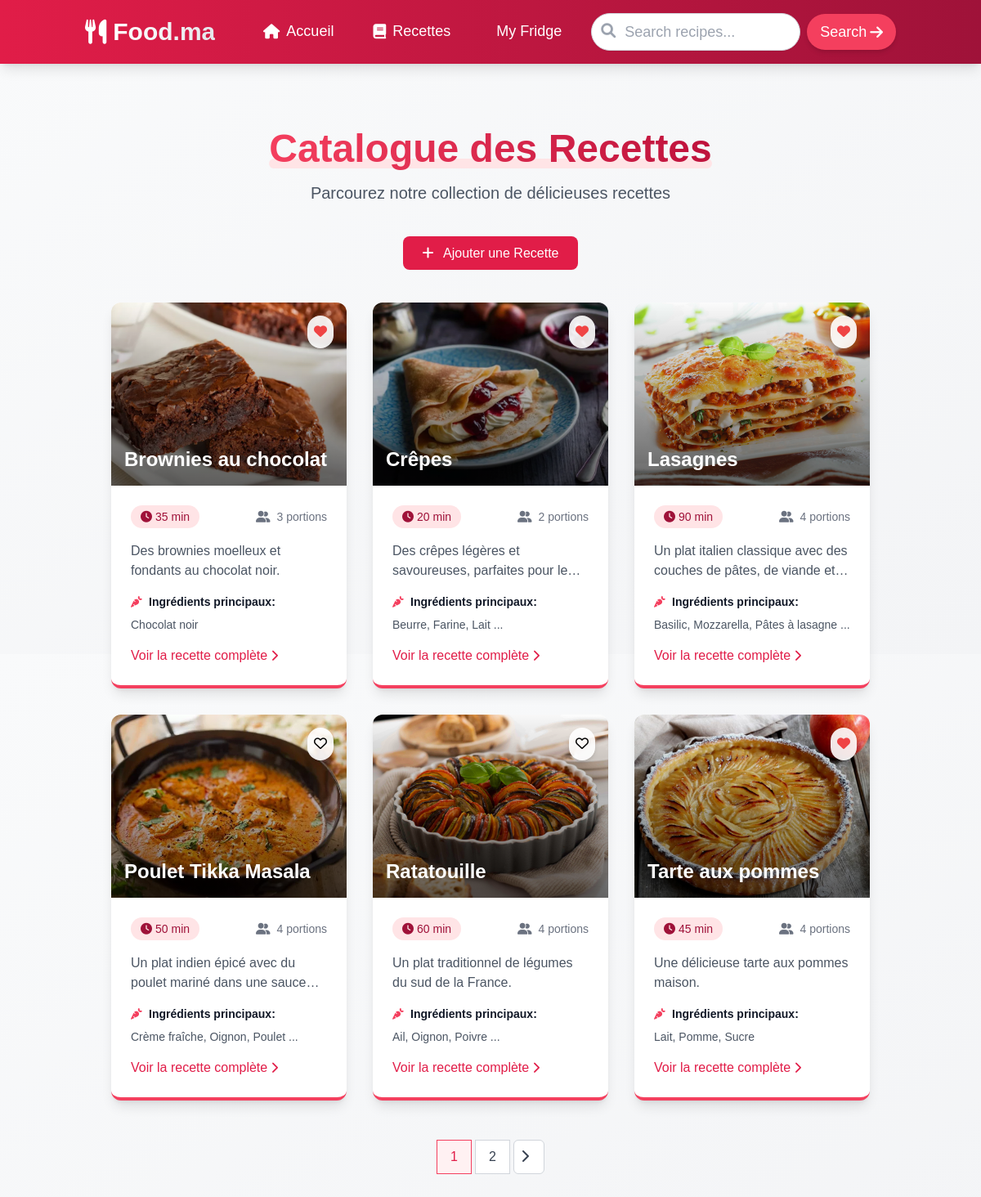
Page /recettes/ on the committed database.
### base/models.py (models this page shows, shortened)
class Recette(models.Model):
    nom = models.CharField(max_length=255, verbose_name='Nom de la recette')
    temps_preparation = models.IntegerField(verbose_name='Temps de préparation (minutes)')
    description = models.TextField(verbose_name='Description')
    ingredients = models.ManyToManyField(Ingredient, verbose_name='Ingrédients')
    instructions = models.TextField(verbose_name='Instructions', blank=True)
    image = models.ImageField(upload_to='recettes/', blank=True, null=True, verbose_name='Image de la recette')
    portions = models.IntegerField(default=4, verbose_name='Nombre de portions')  # New field for portions
    favorite = models.BooleanField(default=False, verbose_name='Favori')  # New field for favorite
    date_creation = models.DateTimeField(auto_now_add=True)
    date_modification = models.DateTimeField(auto_now=True)
    class Meta:
        ordering = ['nom']
        verbose_name = 'Recette'
        verbose_name_plural = 'Recettes'

class Ingredient(models.Model):
    CATEGORIES = [
        ('legumes', 'Légumes'),
        ('viandes', 'Viandes et Volailles'),
        ('produits_laitiers', 'Produits Laitiers et Œufs'),
        ('epicerie', 'Épicerie'),
        ('fruits', 'Fruits'),
        ('herbes', 'Herbes et Épices'),
        ('feculents', 'Féculents'),
    ]
    nom = models.CharField(max_length=100, unique=True)
    categorie = models.CharField(max_length=50, choices=CATEGORIES)
    class Meta:
        ordering = ['nom']
        verbose_name = 'Ingrédient'
        verbose_name_plural = 'Ingrédients'

### base/views.py (the view)
# urls.py: path('recettes/', views.ListeRecettes.as_view(), name='recettes'),
class ListeRecettes(View):
    def get(self, request):
        recettes_list = Recette.objects.prefetch_related('ingredients').all()
        paginator = Paginator(recettes_list, 6)  # 6 recipes per page
        page_number = request.GET.get('page')
        page_obj = paginator.get_page(page_number)
        return render(request, 'listeRecettes.html', {'page_obj': page_obj})

### base/templates/listeRecettes.html (shortened to what this page needs)
{% extends 'base.html' %}
{% load static %}
{% block content %}
<div class="max-w-7xl mx-auto px-4 sm:px-6 lg:px-8 py-12">
    <div class="text-center mb-12">
        <h1 class="text-5xl font-extrabold text-gray-900 mb-4 relative inline-block">
            <span class="relative z-10">
                <span class="bg-clip-text text-transparent bg-gradient-to-r from-culinary-500 to-culinary-700">
                </span>
            </span>
            <span class="absolute bottom-0 left-0 right-0 h-3 bg-culinary-100 rounded-full z-0"></span>
        </h1>
        <p class="text-xl text-gray-600 max-w-2xl mx-auto">Parcourez notre collection de délicieuses recettes</p>
    </div>
    <div class="text-center mb-12">
        <a href="{% url 'ajouter_recette' %}" class="bg-culinary-600 text-white px-6 py-3 rounded-lg hover:bg-culinary-700 transition-all duration-300">
            <i class="fas fa-plus mr-2"></i> Ajouter une Recette
        </a>
    </div>
    <div class="grid grid-cols-1 sm:grid-cols-2 lg:grid-cols-3 gap-8">
        {% for recette in page_obj %}
        <div class="group transform transition-all duration-300 hover:scale-[1.03] hover:shadow-xl">
            <div class="bg-white rounded-xl shadow-lg overflow-hidden border-b-4 border-culinary-500 h-full flex flex-col">
                <div class="relative overflow-hidden h-56 flex-shrink-0">
                    <img
                        src="{% if recette.image %}{{ recette.image.url }}{% else %}{% static 'images/Image-not-found.png' %}{% endif %}"
                        alt="{{ recette.nom }}"
                        class="w-full h-full object-cover transition-transform duration-500 group-hover:scale-110"
                    >
                    <div class="absolute inset-0 bg-gradient-to-t from-black/60 to-transparent"></div>
                    <div class="absolute bottom-0 left-0 right-0 p-4">
                        <h2 class="text-2xl font-bold text-white">{{ recette.nom }}</h2>
                    </div>
                    <div class="absolute top-4 right-4">
                        <button
                            class="favorite-btn bg-white/90 p-2 rounded-full shadow-md hover:bg-white transition-colors duration-300"
                            data-recipe-id="{{ recette.id }}"
                            data-favorite-url="{% url 'toggle_favorite' recette.id %}"
                        >
                            <i class="{% if recette.favorite %}fas text-red-500{% else %}far{% endif %} fa-heart"></i>
                        </button>
                    </div>
                </div>
                <a href="{% url 'recette_detail' recette.id %}" class="flex-grow flex flex-col">
                    <div class="p-6 flex-grow flex flex-col">
                        <div class="flex justify-between items-center mb-4">
                            <span class="inline-flex items-center px-3 py-1 rounded-full text-sm font-medium bg-culinary-100 text-culinary-800">
                                <i class="fas fa-clock mr-1"></i> {{ recette.temps_preparation }} min
                            </span>
                            <span class="text-sm text-gray-500">
                                <i class="fas fa-user-friends mr-1"></i> {{ recette.portions }} portions
                            </span>
                        </div>
                        <p class="text-gray-600 mb-4 line-clamp-2 flex-grow">{{ recette.description }}</p>
                        <div class="mb-4">
                            <h3 class="text-sm font-semibold text-gray-900 mb-2 flex items-center">
                                <i class="fas fa-carrot text-culinary-500 mr-2"></i>
                                Ingrédients principaux:
                            </h3>
                            <p class="text-gray-600 text-sm line-clamp-2">
                                {% for ingredient in recette.ingredients.all|slice:":3" %}
                                    {{ ingredient.nom }}{% if not forloop.last %}, {% endif %}
                                {% endfor %}
                                {% if recette.ingredients.count > 3 %}
                                    ...
                                {% endif %}
                            </p>
                        </div>
                        <div class="mt-auto">
                            <span class="inline-flex items-center text-culinary-600 hover:text-culinary-800 font-medium transition-colors duration-300">
                                Voir la recette complète
                                <i class="fas fa-chevron-right ml-1 text-sm"></i>
                            </span>
                        </div>
                    </div>
                </a>
            </div>
        </div>
        {% endfor %}
    </div>
    {% if page_obj.paginator.num_pages > 1 %}
    <div class="mt-12 flex justify-center">
        <nav class="flex items-center space-x-1">
            {% for num in page_obj.paginator.page_range %}
                {% if page_obj.number == num %}
                    <span class="inline-flex items-center px-4 py-2 border border-culinary-500 bg-culinary-50 text-culinary-600 font-medium">
                        {{ num }}
                    </span>
                {% elif num > page_obj.number|add:'-3' and num < page_obj.number|add:'3' %}
                    <a href="?page={{ num }}" class="hidden sm:inline-flex items-center px-4 py-2 border border-gray-300 bg-white text-gray-700 hover:bg-gray-50">
                        {{ num }}
                    </a>
                {% endif %}
            {% endfor %}
            {% if page_obj.has_next %}
                <a href="?page={{ page_obj.next_page_number }}" class="p-2 rounded-md border border-gray-300 bg-white text-gray-700 hover:bg-gray-50">
                    <i class="fas fa-chevron-right w-5 h-5"></i>
                </a>
            {% endif %}
        </nav>
    </div>
    {% endif %}
</div>
{% endblock %}

### base/templates/base.html (shortened to what this page needs)
<!DOCTYPE html>
<html lang="fr">
<head>
    <script src="https://cdn.tailwindcss.com"></script>
    <link href="https://cdnjs.cloudflare.com/ajax/libs/font-awesome/6.0.0/css/all.min.css" rel="stylesheet">
</head>
<body class="bg-gradient-to-br from-gray-50 to-gray-100 font-sans">
    <header class="bg-gradient-to-r from-culinary-600 to-culinary-800 text-white shadow-lg">
        <div class="container mx-auto px-4 py-4 flex flex-col md:flex-row justify-between items-center">
            <div class="flex items-center space-x-2 mb-4 md:mb-0">
                <i class="fas fa-utensils text-3xl"></i>
                <h1 class="text-3xl font-bold bg-clip-text text-transparent bg-gradient-to-r from-white to-gray-200">Food.ma</h1>
            </div>
            <nav>
                <ul class="flex flex-wrap justify-center space-x-2 md:space-x-6 text-lg">
                    <li><a href="/" class="px-3 py-2 rounded-lg hover:bg-culinary-500 transition-all duration-300 flex items-center"><i class="fas fa-home mr-2"></i>Accueil</a></li>
                    <li><a href="/recettes/" class="px-3 py-2 rounded-lg hover:bg-culinary-500 transition-all duration-300 flex items-center"><i class="fas fa-book mr-2"></i>Recettes</a></li>
                    <li><a href="/fridge/" class="px-3 py-2 rounded-lg hover:bg-culinary-500 transition-all duration-300 flex items-center">My Fridge</a></li>
                    <li class="mt-2 md:mt-0">
                        <form method="get" action="/search/" class="flex items-center space-x-2">
                            <div class="relative">
                                <input
                                    type="text"
                                    name="q"
                                    placeholder="Search recipes..."
                                    class="pl-10 pr-4 py-2 w-full md:w-64 rounded-full text-black border border-gray-300 focus:outline-none focus:ring-2 focus:ring-culinary-500 focus:border-transparent shadow-sm"
                                >
                                <i class="fas fa-search absolute left-3 top-3 text-gray-400"></i>
                            </div>
                            <button
                                type="submit"
                                class="bg-culinary-500 text-white px-4 py-2 rounded-full hover:bg-culinary-700 transition-all duration-300 shadow-md hover:shadow-lg flex items-center"
                            >
                                <span class="hidden md:inline">Search</span>
                                <i class="fas fa-arrow-right ml-1"></i>
                            </button>
                        </form>
                    </li>
                </ul>
            </nav>
        </div>
    </header>
    <main class="container mx-auto px-4 py-8 min-h-screen">
        {% block content %}
        {% endblock %}
    </main>
</body>
</html>

### rows in the picture
Recette: image (picture), nom "Brownies au chocolat", favorite True (drawn), temps_preparation "35", portions "3", description "Des brownies moelleux et fondants au chocolat noir."
Ingredient: nom "Chocolat noir"
Recette: image (picture), nom "Crêpes", favorite True (drawn), temps_preparation "20", portions "2", description "Des crêpes légères et savoureuses, parfaites pour…"
Ingredient: nom "Beurre"
Ingredient: nom "Farine"
Ingredient: nom "Lait"
Recette: image+nom (picture), nom "Lasagnes", favorite True (drawn), temps_preparation "90", portions "4", description "Un plat italien classique avec des couches de pâtes, de viande…"
Ingredient: nom "Basilic"
Ingredient: nom "Mozzarella"
Ingredient: nom "Pâtes à lasagne"
Recette: image (picture), nom "Poulet Tikka Masala", favorite False (drawn), temps_preparation "50", portions "4", description "Un plat indien épicé avec du poulet mariné dans une…"
Ingredient: nom "Crème fraîche"
Ingredient: nom "Oignon"
Ingredient: nom "Poulet"
Recette: image (picture), nom "Ratatouille", favorite False (drawn), temps_preparation "60", portions "4", description "Un plat traditionnel de légumes du sud de la France."
Ingredient: nom "Ail"
Ingredient: nom "Poivre"
Recette: image (picture), nom "Tarte aux pommes", favorite True (drawn), temps_preparation "45", portions "4", description "Une délicieuse tarte aux pommes maison."
Ingredient: nom "Pomme"
Ingredient: nom "Sucre"

### other values in the picture
{{ num }} "1"
{{ num }} "2"
